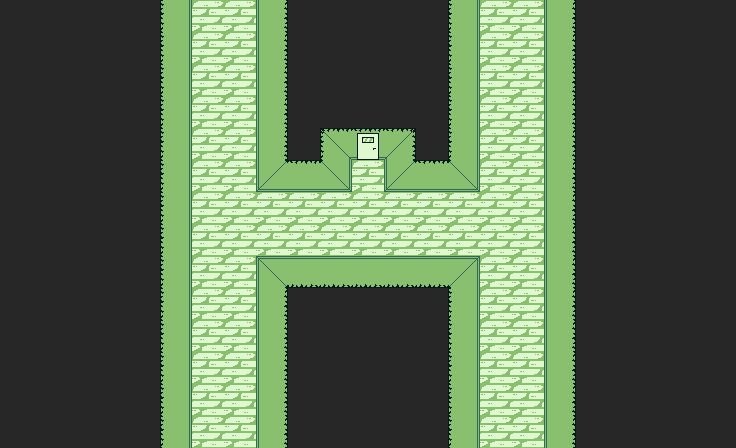

This game map was drawn from its Tiled (.tmx) file and the tilesets committed beside it. A one-line description and the full map source follow:
An orthogonal 23x14 tile map with 32x32 px tiles, 1 tile layer (Vrstva dlaždic 1).

<map version="1.8" tiledversion="1.8.4" orientation="orthogonal" renderorder="right-down" width="23" height="14" tilewidth="32" tileheight="32" infinite="0" nextlayerid="2" nextobjectid="1">
 <tileset firstgid="1" source="../Zdi.tsx" />
 <layer id="1" name="Vrstva dlaždic 1" width="23" height="14">
  <data encoding="csv">
18,18,18,18,18,15,5,5,9,18,18,18,18,18,15,5,5,9,18,18,18,18,18,
18,18,18,18,18,15,5,5,9,18,18,18,18,18,15,5,5,9,18,18,18,18,18,
18,18,18,18,18,15,5,5,9,18,18,18,18,18,15,5,5,9,18,18,18,18,18,
18,18,18,18,18,15,5,5,9,18,18,18,18,18,15,5,5,9,18,18,18,18,18,
18,18,18,18,18,15,5,5,9,18,16,1,7,18,15,5,5,9,18,18,18,18,18,
18,18,18,18,18,15,5,5,8,6,17,5,8,6,17,5,5,9,18,18,18,18,18,
18,18,18,18,18,15,5,5,5,5,5,5,5,5,5,5,5,9,18,18,18,18,18,
18,18,18,18,18,15,5,5,5,5,5,5,5,5,5,5,5,9,18,18,18,18,18,
18,18,18,18,18,15,5,5,11,12,12,12,12,12,14,5,5,9,18,18,18,18,18,
18,18,18,18,18,15,5,5,9,18,18,18,18,18,15,5,5,9,18,18,18,18,18,
18,18,18,18,18,15,5,5,9,18,18,18,18,18,15,5,5,9,18,18,18,18,18,
18,18,18,18,18,15,5,5,9,18,18,18,18,18,15,5,5,9,18,18,18,18,18,
18,18,18,18,18,15,5,5,9,18,18,18,18,18,15,5,5,9,18,18,18,18,18,
18,18,18,18,18,15,5,5,9,18,18,18,18,18,15,5,5,9,18,18,18,18,18
</data>
 </layer>
</map>
